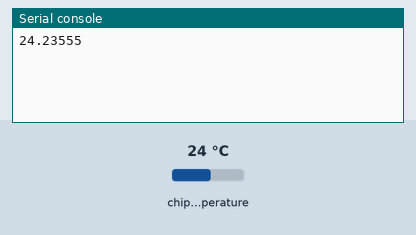
The program below on a simulated Raspberry Pi Pico running MicroPython. Shown: the last lines printed to the serial console. The inputs (shaded band) are chosen by the test bench; at power-on: chip temperature 24 °C.

Above: at 1.2 s.
1.3 s: chip temperature set to 1 °C
At 2.6 s:
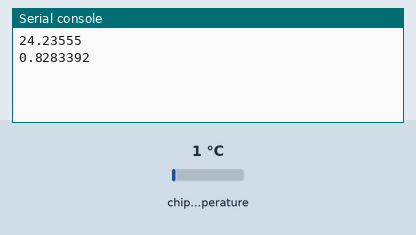
2.8 s: chip temperature set to 11 °C
At 3.8 s:
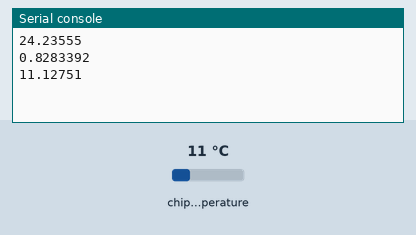
Timing chart, 0 to 5.8 s (numbered marks = the images above; inputs shaded):
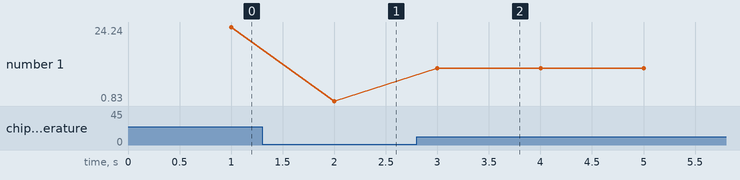

Measured:
- after the input at 1.3 s, the serial console: prints a new line after 0.70 s (image 1)
- after the input at 2.8 s, the serial console: prints a new line after 0.20 s (image 2)
- plotted number 1: 24.24 → 0.83 after the input at 1.3 s, 0.83 → 11.13 after the input at 2.8 s

The program:

lesson7_2.py
```python
from machine import ADC,Pin,Timer

adc = ADC(4)     # create ADC object on ADC pin,最後一個,溫度
conversion_factor = 3.3/65535

def second1(t):
    reading_v = adc.read_u16() * conversion_factor
    # The temperature sensor measures the Vbe voltage of a biased bipolar diode, connected to the fifth ADC channel
    # Typically, Vbe = 0.706V at 27 degrees C, with a slope of -1.721mV (0.001721) per degree.
    celsius = 27 - (reading_v-0.706) / 0.001721
    print(celsius)

tim1 = Timer()
tim1.init(period=1000, callback=second1)
```
